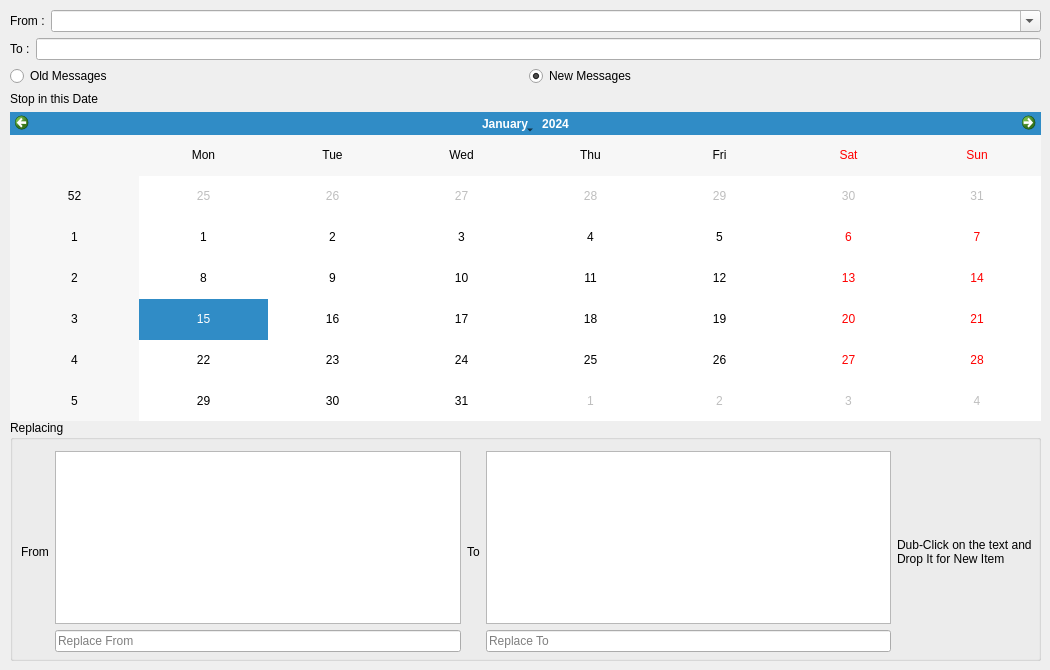
   <widget class="QWidget" name="tab_tg_3">
    <attribute name="title">
     <string>Copy Message to Channel</string>
    </attribute>
    <widget class="QGroupBox" name="groupBox_23">
     <property name="geometry">
      <rect>
       <x>10</x>
       <y>420</y>
       <width>1031</width>
       <height>241</height>
      </rect>
     </property>
     <property name="sizePolicy">
      <sizepolicy hsizetype="Expanding" vsizetype="Preferred">
       <horstretch>0</horstretch>
       <verstretch>0</verstretch>
      </sizepolicy>
     </property>
     <property name="title">
      <string>Replacing</string>
     </property>
     <widget class="QWidget" name="">
      <property name="geometry">
       <rect>
        <x>11</x>
        <y>31</y>
        <width>1011</width>
        <height>201</height>
       </rect>
      </property>
      <layout class="QHBoxLayout" name="horizontalLayout_41">
       <item>
        <widget class="QLabel" name="label_4">
         <property name="text">
          <string>From</string>
         </property>
        </widget>
       </item>
       <item>
        <layout class="QVBoxLayout" name="verticalLayout_23">
         <item>
          <widget class="QListWidget" name="listWFrom">
           <property name="editTriggers">
            <set>QAbstractItemView::EditTrigger::DoubleClicked|QAbstractItemView::EditTrigger::EditKeyPressed|QAbstractItemView::EditTrigger::SelectedClicked</set>
           </property>
           <property name="dragEnabled">
            <bool>false</bool>
           </property>
           <property name="dragDropOverwriteMode">
            <bool>false</bool>
           </property>
           <property name="dragDropMode">
            <enum>QAbstractItemView::DragDropMode::NoDragDrop</enum>
           </property>
           <property name="alternatingRowColors">
            <bool>false</bool>
           </property>
           <property name="movement">
            <enum>QListView::Movement::Free</enum>
           </property>
           <property name="isWrapping" stdset="0">
            <bool>true</bool>
           </property>
           <property name="uniformItemSizes">
            <bool>false</bool>
           </property>
           <property name="wordWrap">
            <bool>true</bool>
           </property>
           <property name="selectionRectVisible">
            <bool>false</bool>
           </property>
           <property name="currentRow">
            <number>-1</number>
           </property>
           <property name="sortingEnabled">
            <bool>true</bool>
           </property>
          </widget>
         </item>
         <item>
          <widget class="QLineEdit" name="txtfromlist">
           <property name="inputMask">
            <string/>
           </property>
           <property name="placeholderText">
            <string>Replace From</string>
           </property>
           <property name="clearButtonEnabled">
            <bool>true</bool>
           </property>
          </widget>
         </item>
        </layout>
       </item>
       <item>
        <widget class="QLabel" name="label_7">
         <property name="text">
          <string>To</string>
         </property>
        </widget>
       </item>
       <item>
        <layout class="QVBoxLayout" name="verticalLayout_27">
         <item>
          <widget class="QListWidget" name="listWTo">
           <property name="editTriggers">
            <set>QAbstractItemView::EditTrigger::DoubleClicked|QAbstractItemView::EditTrigger::EditKeyPressed|QAbstractItemView::EditTrigger::SelectedClicked</set>
           </property>
           <property name="dragEnabled">
            <bool>false</bool>
           </property>
           <property name="dragDropOverwriteMode">
            <bool>false</bool>
           </property>
           <property name="dragDropMode">
            <enum>QAbstractItemView::DragDropMode::NoDragDrop</enum>
           </property>
           <property name="alternatingRowColors">
            <bool>true</bool>
           </property>
           <property name="movement">
            <enum>QListView::Movement::Free</enum>
           </property>
           <property name="isWrapping" stdset="0">
            <bool>true</bool>
           </property>
           <property name="uniformItemSizes">
            <bool>false</bool>
           </property>
           <property name="wordWrap">
            <bool>true</bool>
           </property>
           <property name="selectionRectVisible">
            <bool>false</bool>
           </property>
           <property name="currentRow">
            <number>-1</number>
           </property>
           <property name="sortingEnabled">
            <bool>true</bool>
           </property>
          </widget>
         </item>
         <item>
          <widget class="QLineEdit" name="txtTolist">
           <property name="inputMask">
            <string/>
           </property>
           <property name="placeholderText">
            <string>Replace To</string>
           </property>
           <property name="clearButtonEnabled">
            <bool>true</bool>
           </property>
          </widget>
         </item>
        </layout>
       </item>
       <item>
        <widget class="QLabel" name="label_11">
         <property name="text">
          <string>Dub-Click on the text and Drop It for New Item</string>
         </property>
         <property name="wordWrap">
          <bool>true</bool>
         </property>
        </widget>
       </item>
      </layout>
     </widget>
    </widget>
    <widget class="QWidget" name="">
     <property name="geometry">
      <rect>
       <x>10</x>
       <y>10</y>
       <width>1031</width>
       <height>411</height>
      </rect>
     </property>
     <layout class="QVBoxLayout" name="verticalLayout_22">
      <item>
       <layout class="QHBoxLayout" name="horizontalLayout_44">
        <item>
         <widget class="QLabel" name="label_8">
          <property name="text">
           <string>From :</string>
          </property>
         </widget>
        </item>
        <item>
         <widget class="QComboBox" name="cmbCpyFrom">
          <property name="sizePolicy">
           <sizepolicy hsizetype="Expanding" vsizetype="Fixed">
            <horstretch>0</horstretch>
            <verstretch>0</verstretch>
           </sizepolicy>
          </property>
          <property name="editable">
           <bool>true</bool>
          </property>
         </widget>
        </item>
       </layout>
      </item>
      <item>
       <layout class="QHBoxLayout" name="horizontalLayout_43">
        <item>
         <widget class="QLabel" name="label_9">
          <property name="text">
           <string>To :</string>
          </property>
         </widget>
        </item>
        <item>
         <widget class="QLineEdit" name="txtCpyTo">
          <property name="clearButtonEnabled">
           <bool>true</bool>
          </property>
         </widget>
        </item>
       </layout>
      </item>
      <item>
       <layout class="QHBoxLayout" name="horizontalLayout_42">
        <item>
         <widget class="QRadioButton" name="rdOld">
          <property name="text">
           <string>Old Messages</string>
          </property>
         </widget>
        </item>
        <item>
         <widget class="QRadioButton" name="rdNew">
          <property name="text">
           <string>New Messages</string>
          </property>
          <property name="checked">
           <bool>true</bool>
          </property>
         </widget>
        </item>
       </layout>
      </item>
      <item>
       <widget class="QLabel" name="label_10">
        <property name="text">
         <string>Stop in this Date</string>
        </property>
       </widget>
      </item>
      <item>
       <widget class="QCalendarWidget" name="dateMax">
        <property name="sizePolicy">
         <sizepolicy hsizetype="Expanding" vsizetype="Preferred">
          <horstretch>0</horstretch>
          <verstretch>0</verstretch>
         </sizepolicy>
        </property>
        <property name="gridVisible">
         <bool>false</bool>
        </property>
       </widget>
      </item>
     </layout>
    </widget>
   </widget>
